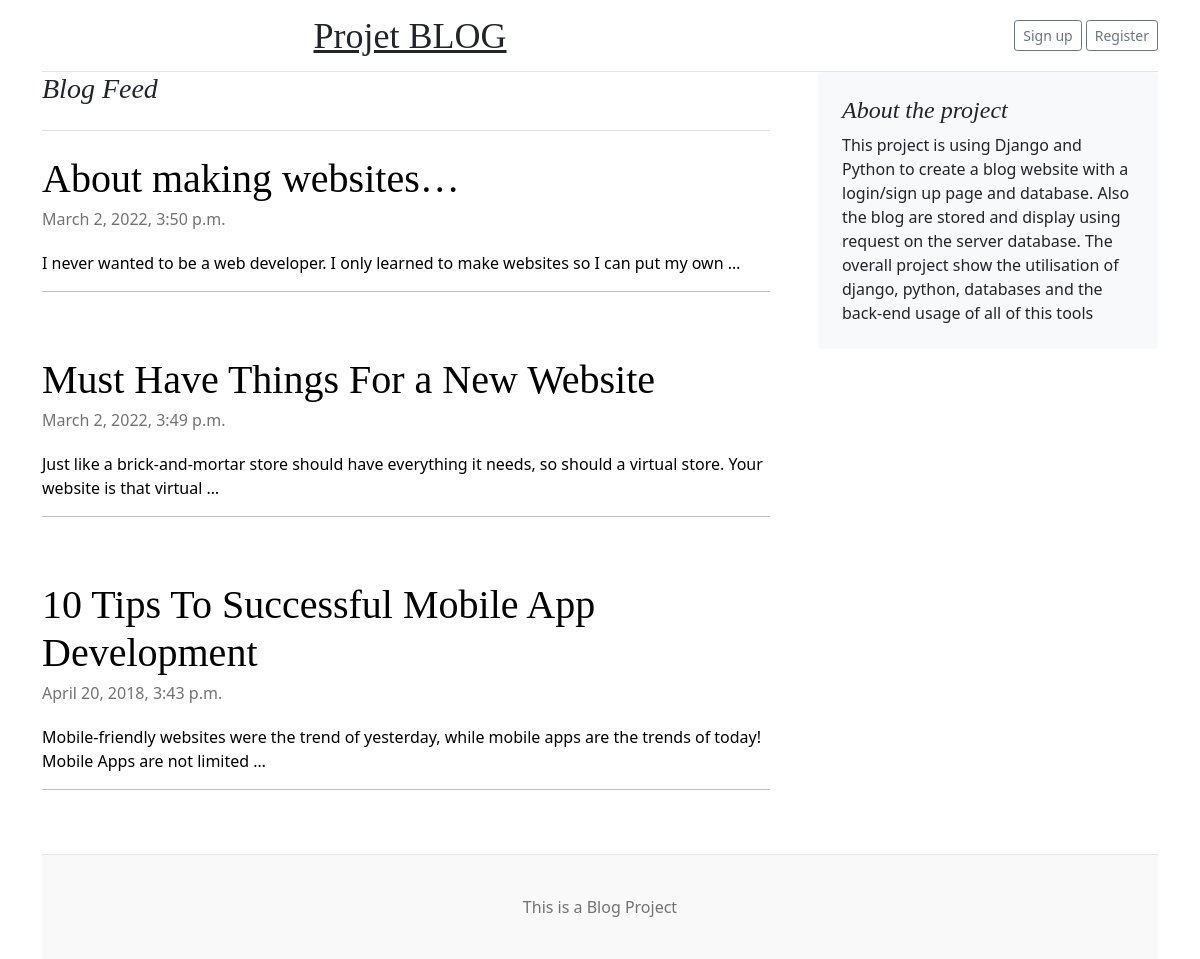
Before: / with the older database file.
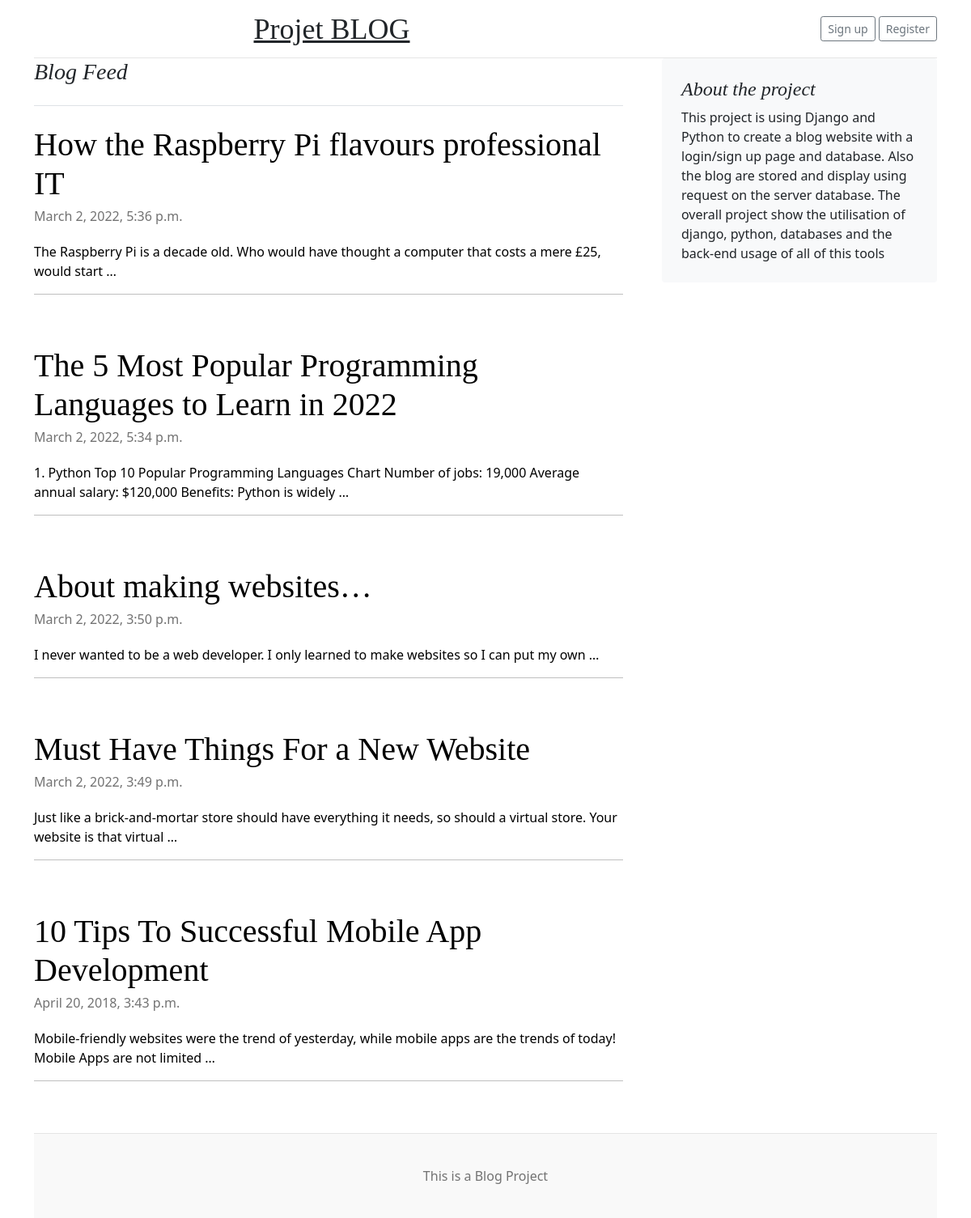
After: the same page with the newer database file.
### posts/models.py (models this page shows)
class Post(models.Model):
    title = models.CharField(max_length=100)
    body = models.CharField(max_length=1000000)
    created_at = models.DateTimeField(default=datetime.now, blank=True)

### posts/views.py (the view)
# urls.py: path('', views.index, name='index'),
def index(request):
    posts = Post.objects.all()
    return render(request, 'index.html', {'posts': posts})

### templates/index.html (shortened to what this page needs)
{% load static %}
<!doctype html>
<html lang="en">
<head>
  <link href="https://cdn.jsdelivr.net/npm/bootstrap@5.1.3/dist/css/bootstrap.min.css" rel="stylesheet"
>
  <link href="{% static 'blog.css' %}" rel="stylesheet">
</head>
<body
  style="background-image: url('https://mdbcdn.b-cdn.net/img/Photos/new-templates/search-box/img4.webp'); background-size: 3000px;">
  <div class="container" style="background-color: white; border-radius: 10px;">
    <header class="blog-header py-3">
      <div class="row flex-nowrap justify-content-between align-items-center">
        <div class="col-8 text-center">
          <a class="blog-header-logo text-dark" href="/">Projet BLOG</a>
        </div>
        <div class="col-4 d-flex justify-content-end align-items-center">
          {% if user.is_authenticated %}
          <div class="m-1">
            <a class="btn btn-sm btn-outline-secondary" href="newblog">New article</a>
          </div>
          <div>
            <a class="btn btn-sm btn-outline-secondary" href="logout">Logout</a>
          </div>
          {% else %}
          <div class="m-1">
            <a class="btn btn-sm btn-outline-secondary" href="login">Sign up</a>
          </div>
          <div>
            <a class="btn btn-sm btn-outline-secondary" href="register">Register</a>
          </div>
          {% endif %}
        </div>
      </div>
    </header>
    <div class="row g-5">
      <div class="col-md-8">
        <h3 class="pb-4 mb-4 fst-italic border-bottom">
          Blog Feed
        </h3>
        {% for post in posts reversed %}
        <article class="blog-post">
          <a href="/post/{{post.id}}" style="text-decoration: none; color: black;">
            <h2 class="blog-post-title">{{post.title}}</h2>
            <p class="blog-post-meta">{{post.created_at}}</p>
            <p>{{post.body|truncatewords:20}}</p>
            <hr>
          </a>
        </article>
        {% endfor %}
      </div>
      <div class="col-md-4">
        <div class="position-sticky" style="top: 2rem;">
          <div class="p-4 mb-3 bg-light rounded">
            <h4 class="fst-italic">About the project</h4>
            <p class="mb-0">This project is using Django and Python to create a blog website with a login/sign up page
              and database. Also the blog are stored and display using request on the server database. The overall
              project show the utilisation of django, python, databases and the back-end usage of all of this tools</p>
          </div>
        </div>
      </div>
    </div>
    <footer class="blog-footer">
      <p>This is a Blog Project</p>
    </footer>
</body>
</html>

Changed rows visible on the page:
added Post: title "How the Raspberry Pi flavours professional IT", created_at "March 2, 2022, 5:36 p.m.", body "The Raspberry Pi is a decade old. Who would have thought a computer that costs a mere £25, would start …"
added Post: title "The 5 Most Popular Programming Languages to Learn in 2022", created_at "March 2, 2022, 5:34 p.m.", body "1. Python Top 10 Popular Programming Languages Chart Number of jobs: 19,000 Average annual salary: $120,000 Benefits: Python is widely …"
